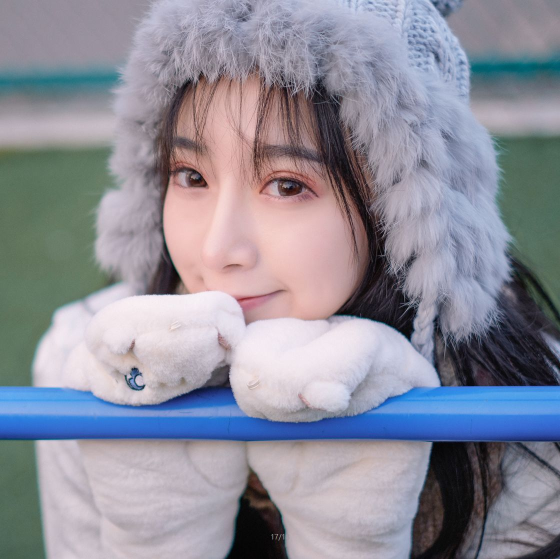
//> input picture opencvtest/girl.jpg, 1120 x 1118 px (shown at 1/2 size)
$ ./main   (built with g++ and OpenCV 4)
//> lines starting //> are read from the running program, lines starting //| are printed output that depends on the picture
#include<opencv2/opencv.hpp>
#include<iostream>
using namespace std;
using namespace cv;
Mat src, dst;
const char input[] = "Imput image";
const char output[] = "Output image";
void traceBarDemo(int, void*);
int main(void) {
	src = imread("..\\girl.jpg");
//> src is the input picture: 1118 rows x 1120 cols, CV_8UC3; mean B, G, R 154.1, 141.6, 141.7
	if (src.empty()) {
		cout << "Loading image error！" << endl;
		return -1;
	}
	pyrDown(src, src, Size(src.cols/2, src.rows/2));
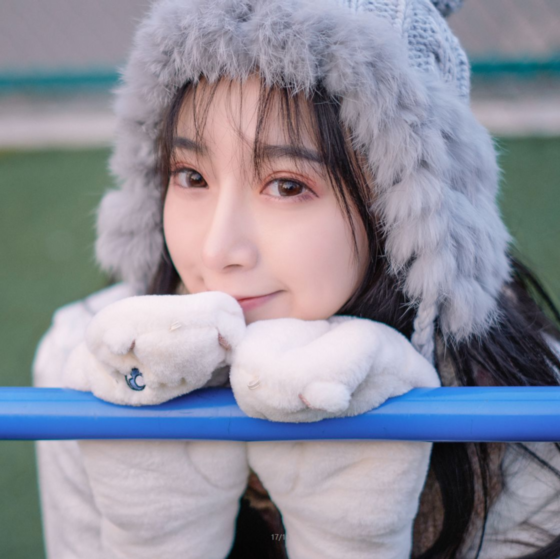
//> src: 559 rows x 560 cols, CV_8UC3; mean B, G, R 154.1, 141.7, 141.7
	namedWindow(input, WINDOW_AUTOSIZE);
	namedWindow(output, WINDOW_AUTOSIZE);
	int a = 1;
	createTrackbar("case", output, &a, 3, traceBarDemo);
	traceBarDemo(a, 0);
	imshow(input, src);
	waitKey(0);
}
void traceBarDemo(int a, void*) {
//> called with a = 1
	Mat map_x, map_y;
	map_x.create(src.size(), CV_32FC1);
	map_y.create(src.size(), CV_32FC1);
	switch (a) {
		case 0://左右翻转
			for (int i = 0; i < src.rows; i++) {
				for (int j = 0; j < src.cols; j++) {
					map_x.at<float>(i, j) = src.cols  - j-1;
					map_y.at<float>(i, j) = i;
				}
			}
			break;
		case 1://上下翻转
			for (int i = 0; i < src.rows; i++) {
				for (int j = 0; j < src.cols; j++) {
					map_x.at<float>(i, j) = j;
					map_y.at<float>(i, j) = src.rows  - i-1;
				}
			}
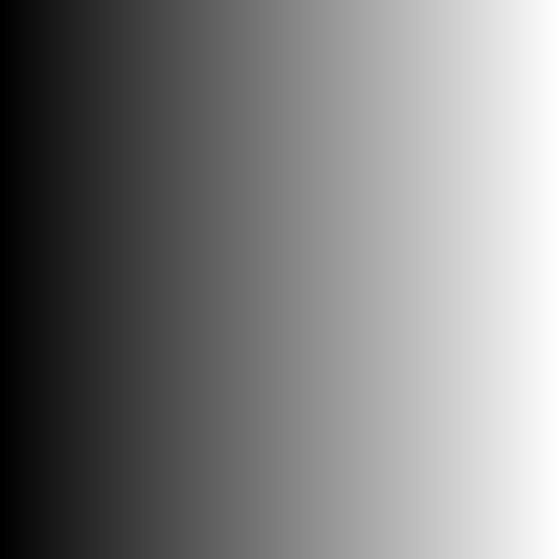
//> map_x: 559 rows x 560 cols, CV_32FC1; min 0, max 559, mean 279.5; drawn with min black and max white
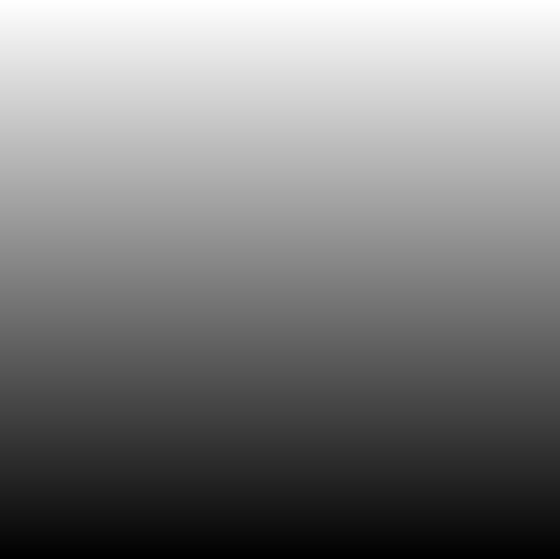
//> map_y: 559 rows x 560 cols, CV_32FC1; min 0, max 558, mean 279; drawn with min black and max white
			break;
		case 2://旋转180度
			for (int i = 0; i < src.rows; i++) {
				for (int j = 0; j < src.cols; j++) {
					map_x.at<float>(i, j) = src.rows - j-0.5;
					map_y.at<float>(i, j) = src.cols - i-0.5;
				}
			}
			break;
		case 3://左右翻转
			for (int i = 0; i < src.rows; i++) {
				for (int j = 0; j < src.cols; j++) {
					if (i > src.rows / 4 && i<src.rows * 3 / 4 && j>src.cols / 4 && j < src.cols * 3 / 4) {
						map_x.at<float>(i, j) = 2*j-src.cols/2;
						map_y.at<float>(i, j) = 2*i-src.rows/2;
					}
					else{
						map_x.at<float>(i, j) = 0 ;
						map_y.at<float>(i, j) = 0 ;
					}
				}
			}
	}
	remap(src, dst, map_x, map_y, INTER_LINEAR, 0, Scalar(0, 0, 255));
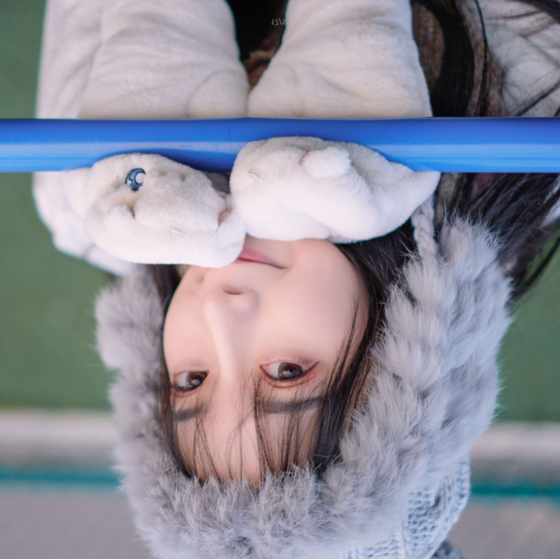
//> dst: 559 rows x 560 cols, CV_8UC3; mean B, G, R 154.1, 141.7, 141.7
	imshow(output, dst);
}

$ run again, with opencvtest/100.jpg copied over opencvtest/girl.jpg
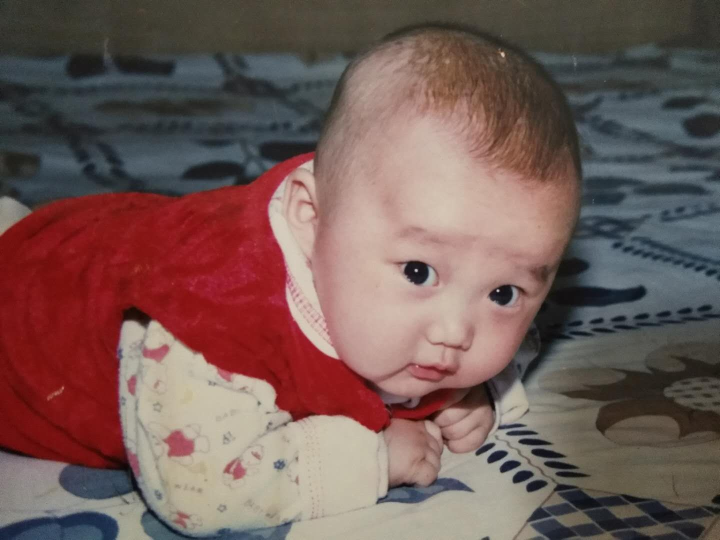
//> input picture opencvtest/100.jpg, 1440 x 1080 px (shown at 1/2 size)
//> src is the input picture: 1080 rows x 1440 cols, CV_8UC3; mean B, G, R 86.2, 90.5, 115.8
//> `pyrDown(src, src, Size(src.cols/2, src.rows/2));`:
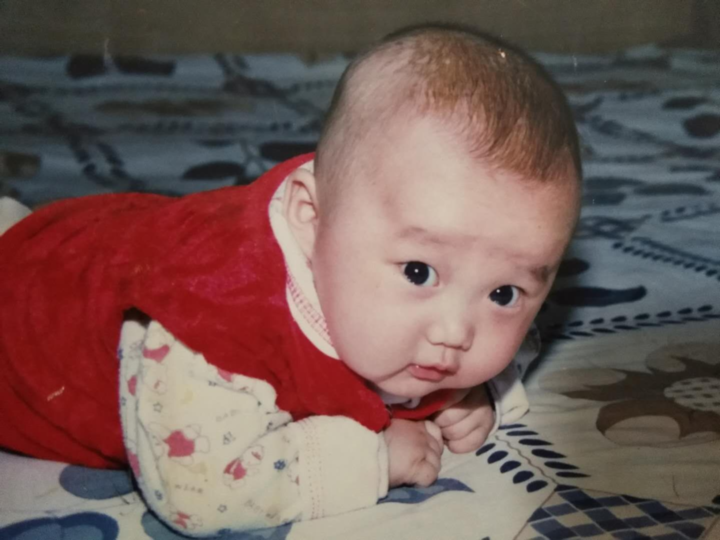
//> src: 540 rows x 720 cols, CV_8UC3; mean B, G, R 86.2, 90.5, 115.8
//> in traceBarDemo, `remap(src, dst, map_x, map_y, INTER_LINEAR, 0, Scalar(0, 0, 255));`:
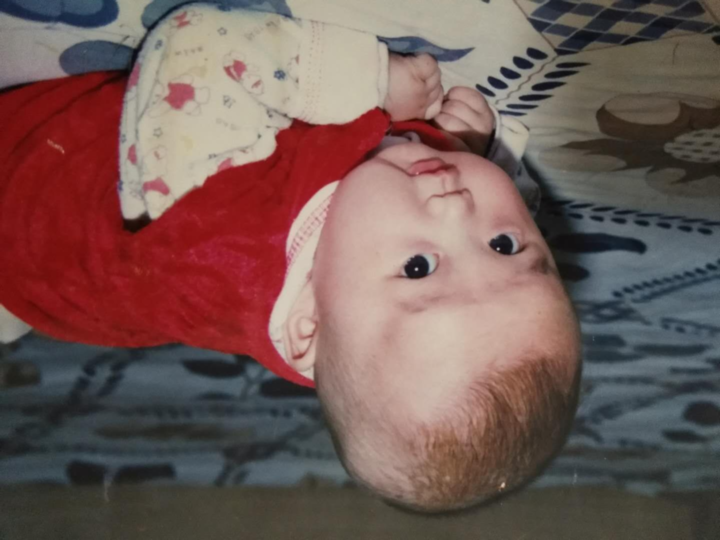
//> dst: 540 rows x 720 cols, CV_8UC3; mean B, G, R 86.2, 90.5, 115.8

$ run again, with opencvtest/Back_hand0.jpg copied over opencvtest/girl.jpg
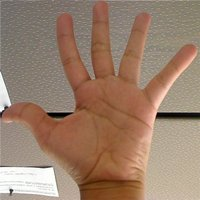
//> input picture opencvtest/Back_hand0.jpg, 200 x 200 px
//> src is the input picture: 200 rows x 200 cols, CV_8UC3; mean B, G, R 107.8, 127.1, 154.3
//> `pyrDown(src, src, Size(src.cols/2, src.rows/2));`:
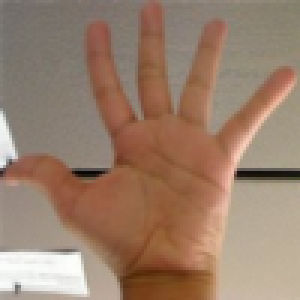
//> src: 100 rows x 100 cols, CV_8UC3 (shown 3 times larger); mean B, G, R 107.8, 127.1, 154.2
//> in traceBarDemo, `remap(src, dst, map_x, map_y, INTER_LINEAR, 0, Scalar(0, 0, 255));`:
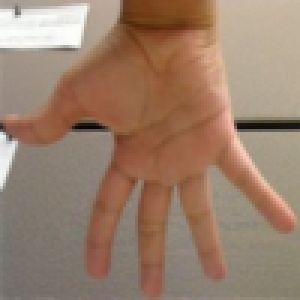
//> dst: 100 rows x 100 cols, CV_8UC3 (shown 3 times larger); mean B, G, R 107.8, 127.1, 154.2

$ run again, with opencvtest/Back_hand2.jpg copied over opencvtest/girl.jpg
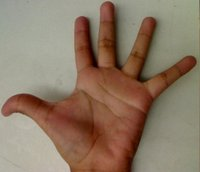
//> input picture opencvtest/Back_hand2.jpg, 200 x 172 px
//> src is the input picture: 172 rows x 200 cols, CV_8UC3; mean B, G, R 101.1, 120.5, 140.6
//> src: 86 rows x 100 cols, CV_8UC3
//> in traceBarDemo, `remap(src, dst, map_x, map_y, INTER_LINEAR, 0, Scalar(0, 0, 255));`:
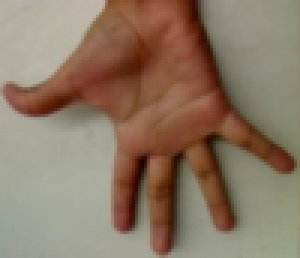
//> dst: 86 rows x 100 cols, CV_8UC3 (shown 3 times larger); mean B, G, R 101.3, 120.6, 140.7
